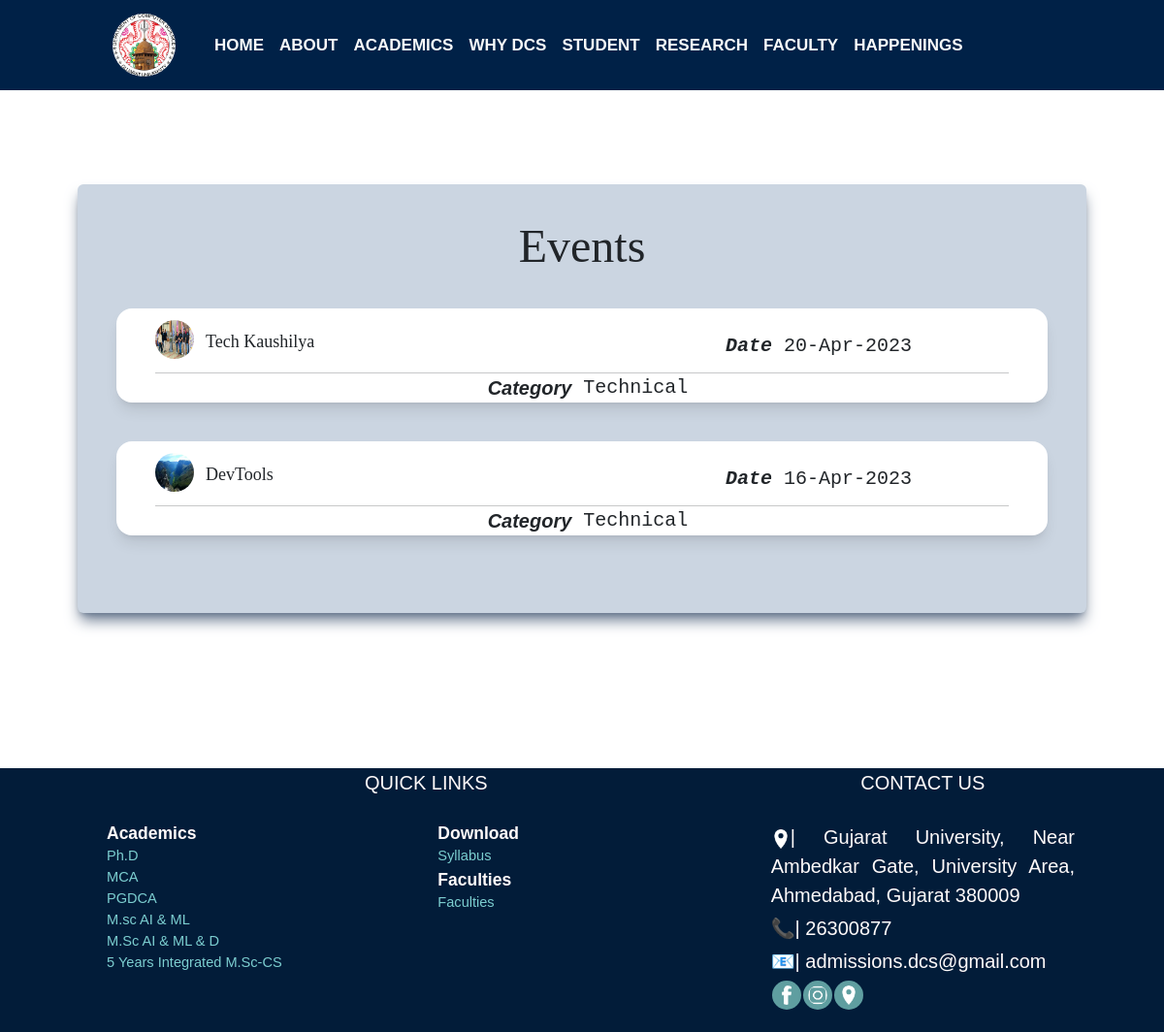
Page /Department/event.php on the committed database.
### tables this page shows
CREATE TABLE `event` (
  `event_id` int(11) NOT NULL,
  `event_title` varchar(100) DEFAULT NULL,
  `event_description` text DEFAULT NULL,
  `event_venue` varchar(100) DEFAULT NULL,
  `event_start` datetime DEFAULT NULL,
  `event_end` datetime DEFAULT NULL,
  `event_category_id` int(11) NOT NULL
);

CREATE TABLE `event_category` (
  `event_category_id` int(11) NOT NULL,
  `event_category_type` varchar(50) DEFAULT NULL
);

### Department/event.php (the view, shortened to what this page needs)
<?php
$dns = "mysql:host=localhost;dbname=dcsdb";
$user = "root";
$dataBase = new PDO($dns, $user, "");
?>
<!DOCTYPE html>
<html lang="en">
<head>
    <link rel="stylesheet" href="./links/bs5/bs.min.css">
    <link rel="stylesheet" href="./links/css/tw.css">
    <?php
    include './links/include/link.php';
    ?>
</head>
<body>
    <?php include './links/include/header.php' ?>
    <div class=" tw-bg-slate-300 tw-shadow-lg tw-shadow-slate-500 tw-mx-20 tw-p-10 tw-rounded-md tw-m-40" data-aos="zoom-in-up" data-aos-duration="2000">
        <div class=" tw-text-center tw-capitalize tw-text-5xl" style="font-family: Brush Script MT;">events </div>
        <?php
        $query = "SELECT  ev.event_id,ec.event_category_type, ev.event_title, ev.event_description, ev.event_venue, ev.event_start, ev.event_end FROM event_category as ec inner join event ev on ec.event_category_id = ev.event_category_id  order by ev.event_id  desc";
        $resultData = $dataBase->prepare($query);
        $resultData->execute();
        $rows = $resultData->fetchall(PDO::FETCH_BOTH);
        foreach ($rows as $row) {
        ?>
            <a target="_self" href="event_detail.php?id=<?php echo sha1($row['event_id']) ?>">
                <div class=" tw-flex-col tw-flex tw-h-26 tw-bg-white tw-rounded-2xl tw-my-10 tw-shadow-lg text-dark">
                    <div class=" tw-flex-row tw-flex">
                        <img src="<?php echo "./image/events/event-" . $row['event_id'] . ".1.webp" ?>" class="tw-h-10 tw-mt-3 tw-ml-10 tw-rounded-full tw-w-10 " alt="">
                        <div class=" tw-w-2/5 tw-mt-5 tw-ml-3 tw-items-start tw-font-serif tw-text-lg"><?php echo $row['event_title'] ?></div>
                        <div class="tw-w-2/8 tw-mx-auto tw-mt-6 tw-font-mono"><i class=" tw-font-bold tw-mx-3">Date</i><?php $dt = new DateTime($row['event_start']);
                                                                                                                        echo $dt->format('j-M-Y'); ?></div>
                    </div>
                    <hr class=" tw-border-black tw-mx-auto tw-block tw-w-11/12 tw-mt-3">
                    <div class=" tw-flex tw-flex-row tw-mx-auto">
                        <i class=" tw-font-bold tw-mx-3">Category</i>
                        <div class=" tw-font-mono"><?php echo ucfirst($row['event_category_type']) ?></div>
                    </div>
                </div>
            </a>
        <?php
        }
        ?>
    </div>
    <?php include './links/include/footer.php' ?>
</body>
</html>

### Department/links/css/tw.css (style rules this page uses)
html { line-height: 1.5; -webkit-text-size-adjust: 100%; -moz-tab-size: 4; -o-tab-size: 4; tab-size: 4; font-family: ui-sans-serif, system-ui, -apple-system, BlinkMacSystemFont, "Segoe UI", Roboto, "Helvetica Neue", Arial, "Noto Sans", sans-serif, "Apple Color Emoji", "Segoe UI Emoji", "Segoe UI Symbol", "Noto Color Emoji"; font-feature-settings: normal; }
body { margin: 0; line-height: inherit; }
hr { height: 0; color: inherit; border-top-width: 1px; }
a { color: inherit; text-decoration: inherit; }
blockquote, dl, dd, h1, h2, h3, h4, h5, h6, hr, figure, p, pre { margin: 0; }
img, svg, video, canvas, audio, iframe, embed, object { display: block; vertical-align: middle; }
img, video { max-width: 100%; height: auto; }
.tw-m-40 { margin: 10rem; }
.tw-mx-20 { margin-left: 5rem; margin-right: 5rem; }
.tw-mx-3 { margin-left: 0.75rem; margin-right: 0.75rem; }
.tw-mx-auto { margin-left: auto; margin-right: auto; }
.tw-my-10 { margin-top: 2.5rem; margin-bottom: 2.5rem; }
.tw-ml-10 { margin-left: 2.5rem; }
.tw-ml-3 { margin-left: 0.75rem; }
.tw-mt-3 { margin-top: 0.75rem; }
.tw-mt-5 { margin-top: 1.25rem; }
.tw-mt-6 { margin-top: 1.5rem; }
.tw-block { display: block; }
.tw-flex { display: flex; }
.tw-h-10 { height: 2.5rem; }
.tw-w-10 { width: 2.5rem; }
.tw-w-11\/12 { width: 91.666667%; }
.tw-w-2\/5 { width: 40%; }
.tw-flex-row { flex-direction: row; }
.tw-flex-col { flex-direction: column; }
.tw-items-start { align-items: flex-start; }
.tw-rounded-2xl { border-radius: 1rem; }
.tw-rounded-full { border-radius: 9999px; }
.tw-rounded-md { border-radius: 0.375rem; }
.tw-border-black { --tw-border-opacity: 1; border-color: rgb(0 0 0 / var(--tw-border-opacity)); }
.tw-bg-slate-300 { --tw-bg-opacity: 1; background-color: rgb(203 213 225 / var(--tw-bg-opacity)); }
.tw-bg-white { --tw-bg-opacity: 1; background-color: rgb(255 255 255 / var(--tw-bg-opacity)); }
.tw-p-10 { padding: 2.5rem; }
.tw-text-center { text-align: center; }
.tw-font-mono { font-family: ui-monospace, SFMono-Regular, Menlo, Monaco, Consolas, "Liberation Mono", "Courier New", monospace; }
.tw-font-serif { font-family: ui-serif, Georgia, Cambria, "Times New Roman", Times, serif; }
.tw-text-5xl { font-size: 3rem; line-height: 1; }
.tw-text-lg { font-size: 1.125rem; line-height: 1.75rem; }
.tw-font-bold { font-weight: 700; }
.tw-capitalize { text-transform: capitalize; }
.tw-shadow-lg { --tw-shadow: 0 10px 15px -3px rgb(0 0 0 / 0.1), 0 4px 6px -4px rgb(0 0 0 / 0.1); --tw-shadow-colored: 0 10px 15px -3px var(--tw-shadow-color), 0 4px 6px -4px var(--tw-shadow-color); box-shadow: var(--tw-ring-offset-shadow, 0 0 #0000), var(--tw-ring-shadow, 0 0 #0000), var(--tw-shadow); }
.tw-shadow-slate-500 { --tw-shadow-color: #64748b; --tw-shadow: var(--tw-shadow-colored); }

### Department/links/css/main.css (style rules this page uses)
.navbar a:after, a:before { transition: all .5s; }

### Department/links/css/global.css (style rules this page uses)
body { font-family: Arial, Helvetica, sans-serif; font-size: 20px; }

### Department/links/include/footer.php (style rules this page uses)
a { color:#7cced0; text-decoration:none; }

### rows in the picture
event: shows a picture, event_title "Tech Kaushilya", event_start "20-Apr-2023", event_category.event_category_type "Technical"
event: shows a picture, event_title "DevTools", event_start "16-Apr-2023", event_category.event_category_type "Technical"
